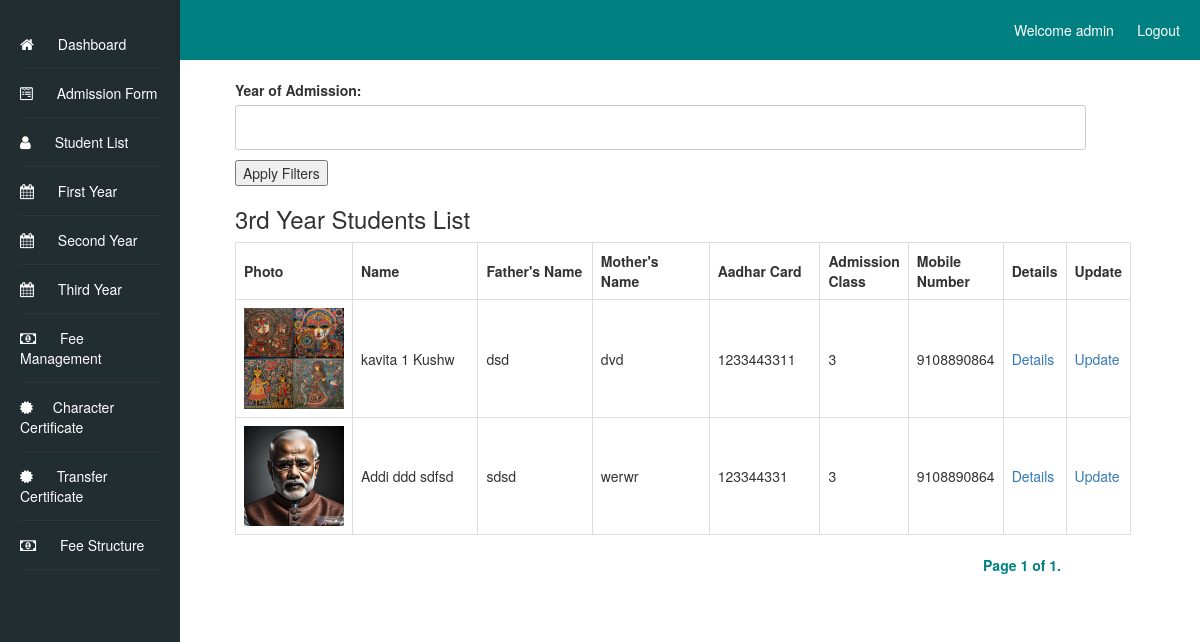
Page /student-list/third_year/ (signed in) on the committed database.
### admissionapp/models.py (models this page shows, shortened)
class AdmissionForm(models.Model):
    first_name = models.CharField(max_length=50)
    middle_name = models.CharField(max_length=50, blank=True,)
    last_name = models.CharField(max_length=50, blank=True,)
    father_name = models.CharField(max_length=100)
    mother_name = models.CharField(max_length=100)
    photo = models.ImageField(upload_to='admission_photos/')
    marks_10th = models.DecimalField(max_digits=5, decimal_places=2)
    marks_12th = models.DecimalField(max_digits=5, decimal_places=2)
    admission_batch = models.CharField(max_length=20)
    school_details_12th = models.TextField()
    school_details_10th = models.TextField()
    address = models.TextField()
    pass_out_year_12th = models.IntegerField()
    pass_out_year_10th = models.IntegerField()
    admission_date = models.DateField()
    caste = models.CharField(max_length=20)
    roll_number_12th = models.CharField(max_length=20)
    roll_number_10th = models.CharField(max_length=20)
    aadhar_number = models.CharField(max_length=12, unique=True)
    mobile_number = models.CharField(max_length=10)
    date_of_birth = models.DateField()
    subjects = models.CharField(max_length=1000)
    registration_number = models.CharField(max_length=20, blank=True)
    current_semester = models.CharField(max_length=20, blank=True)

### student_list/views.py (the view)
# urls.py: path('third_year/', views.third_year, name='third_year'),
@login_required
def third_year(request):
    third_year_students = AdmissionForm.objects.filter(admission_batch='3')
    year_filter_form = AdmissionYearFilterForm(request.GET)
    if year_filter_form.is_valid():
        admission_year = year_filter_form.cleaned_data.get('admission_year')
        if admission_year:
            third_year_students = third_year_students.filter(admission_date__year=admission_year)
    page = request.GET.get('page')
    paginator = Paginator(third_year_students, 20)  # Display 10 students per page, you can adjust this number as needed
    third_year_students = paginator.get_page(page)
    context = {
        'third_year_students': third_year_students,
        'year_filter_form': year_filter_form,
    }
    return render(request, 'student_list/third_year.html', context)

### student_list/forms.py
class AdmissionYearFilterForm(forms.Form):
    admission_year = forms.IntegerField(label='Year of Admission', required=False)

### student_list/templates/student_list/third_year.html (shortened to what this page needs)
<!DOCTYPE html>
<html>
<head>
    <link rel="stylesheet" type="text/css" href="/static/styles.css">
    <link rel="stylesheet" href="https://cdnjs.cloudflare.com/ajax/libs/font-awesome/4.7.0/css/font-awesome.min.css">
    <link rel="stylesheet" href="/static/bootstrap.min.css">
</head>
<body>
    <header>
        Welcome {{ user.username }} &nbsp;&nbsp;&nbsp;&nbsp;&nbsp;
        <a href="{% url 'logout' %}?next=/loginapp/logout/">Logout</a>
    </header>
    <div class="container-fluid">
        <div class="sidebar">
            <ul class="dashboard_list">
                <li><a href="/dashboard"><i class="fa fa-home" aria-hidden="true"></i> Dashboard</a></li>
                <li><a href="{% url 'admission_form' %}"><i class="fa fa-wpforms" aria-hidden="true"></i> Admission Form</a></li>
                <li><a href="{% url 'student_list' %}"><i class="fa fa-user"></i> Student List</a></li>
                <li><a href="{% url 'first_year' %}"><i class="fa fa-calendar" aria-hidden="true"></i> First Year</a></li>
                <li><a href="{% url 'second_year' %}"><i class="fa fa-calendar" aria-hidden="true"></i> Second Year</a></li>
                <li><a href="{% url 'third_year' %}"><i class="fa fa-calendar" aria-hidden="true"></i> Third Year</a></li>
                <li><a href="{% url 'fee_detail' %}"><i class="fa fa-money" aria-hidden="true"></i> Fee Management</a></li>
                <li><a href="{% url 'student_list_details' %}"><i class="fa fa-certificate" aria-hidden="true"></i>Character Certificate</a></li>
                <li><a href="{% url 'student_list_details_transfer' %}"><i class="fa fa-certificate" aria-hidden="true"></i> Transfer Certificate</a></li>
                <li><a href="{% url 'fee_structure' %}"><i class="fa fa-money" aria-hidden="true"></i> Fee Structure</a></li>
            </ul>
        </div>
        <div class="content">
            <form method="get">
                {{ year_filter_form.as_p }}
                <button type="submit">Apply Filters</button>
            </form>
            <h3>3rd Year Students List</h3>
            <table>
                <thead>
                    <tr>
                        <th class="photo-column">Photo</th>
                        <th class="name-column">Name</th>
                        <th class="father-name-column">Father's Name</th>
                        <th class="mother-name-column">Mother's Name</th>
                        <th class="aadhar-column">Aadhar Card</th>
                        <th class="admission-class-column">Admission Class</th>
                        <th class="mobile-number-column">Mobile Number</th>
                        <th>Details</th>
                        <th>Update</th>
                    </tr>
                </thead>
                <tbody>
                    {% for student in third_year_students %}
                        <tr>
                            <td class="photo-column"><img src="{{ student.photo.url }}" alt="{{ student.first_name }} {{ student.last_name }} Photo" width="100"></td>
                            <td class="name-column">{{ student.first_name }} {{ student.middle_name }} {{ student.last_name }}</td>
                            <td class="father-name-column">{{ student.father_name }}</td>
                            <td class="mother-name-column">{{ student.mother_name }}</td>
                            <td class="aadhar-column">{{ student.aadhar_number }}</td>
                            <td class="admission-class-column">{{ student.admission_batch }}</td>
                            <td class="mobile-number-column">{{ student.mobile_number }}</td>
                            <td><a href="{% url 'student_details' student.id %}">Details</a></td>
                            <td><a href="{% url 'update_student_third_year' student.id %}">Update</a></td>
                        </tr>
                    {% endfor %}
                </tbody>
            </table>
            <div class="pagination">
                <span class="step-links">
                    <span class="current-page">
                        Page {{ third_year_students.number }} of {{ third_year_students.paginator.num_pages }}.
                    </span>
                </span>
            </div>
        </div>
    </div>
</body>
</html>

### static/styles.css (style rules this page uses)
label { display: block; font-weight: bold; }
input[type="text"], input[type="date"], input[type="file"], input[type="number"], textarea, select { width: 95%; padding: 10px; border: 1px solid #ccc; border-radius: 3px; font-size: 16px; }
a { text-decoration: none; color: #007bff; }
a[href*="logout"] { float: right; }
.sidebar { width: 20%; background-color: #333; color: #fff; padding: 20px; position: fixed; top: 0; left: 0; height: 100%; }
ul { list-style-type: none; padding: 0; }
ul li a { margin-bottom: 10px; text-decoration: none; color: #fff; }
body { font-family: Arial, sans-serif; margin: 0; padding: 0; background-color: #f4f4f4; }
header { background-color: #008080; color: #fff; padding: 20px 10px; text-align: right; }
header a { color: #fff; text-decoration: none; margin-right: 10px; }
.sidebar { width: 15%; background-color: #222d32; color: #fff; padding: 20px; position: fixed; top: 0; left: 0; height: 100%; }
.content { width: 80%; padding: 20px; position: relative; left: 200px; }
ul.dashboard_list li { padding: 14px 0px; border-bottom: 1px solid #333; }
ul li a { margin-bottom: 10px; text-decoration: none; color: #fff; font-size: 14px; }
ul.dashboard_list li a i { font-size: 15px; padding-right: 20px; }
.pagination { text-align: right; margin-right: 70px !important; display: block !important; }
span.current-page { color: #008080; font-weight: bold; }

### student_list/templates/student_list/third_year.html (style rules this page uses)
table { border-collapse: collapse; width: 100%; }
th, td { border: 1px solid #ddd; padding: 8px; text-align: left; }
.photo-column { width: 10%; }
.name-column { width: 25%; }
.father-name-column { width: 20%; }
.mother-name-column { width: 20%; }
.aadhar-column { width: 15%; }

### rows in the picture
AdmissionForm: photo (picture), first_name "kavita", middle_name "1", last_name "Kushw", father_name "dsd", mother_name "dvd", aadhar_number "1233443311", admission_batch "3", mobile_number "9108890864"
AdmissionForm: photo (picture), first_name "Addi", middle_name "ddd", last_name "sdfsd", father_name "sdsd", mother_name "werwr", aadhar_number "123344331", admission_batch "3", mobile_number "9108890864"

### other values in the picture
{{ user.username }} "admin"
{{ third_year_students.number }} "1"
{{ third_year_students.paginator.num_pages }} "1"
